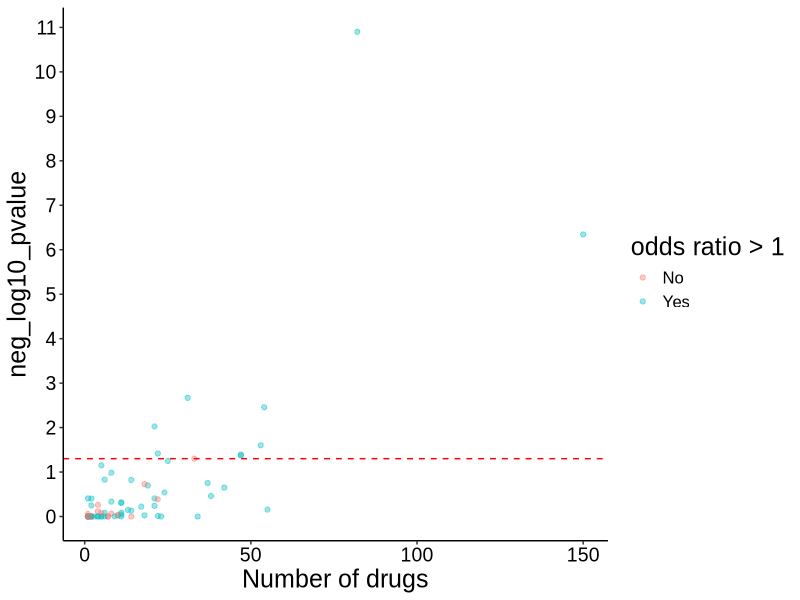
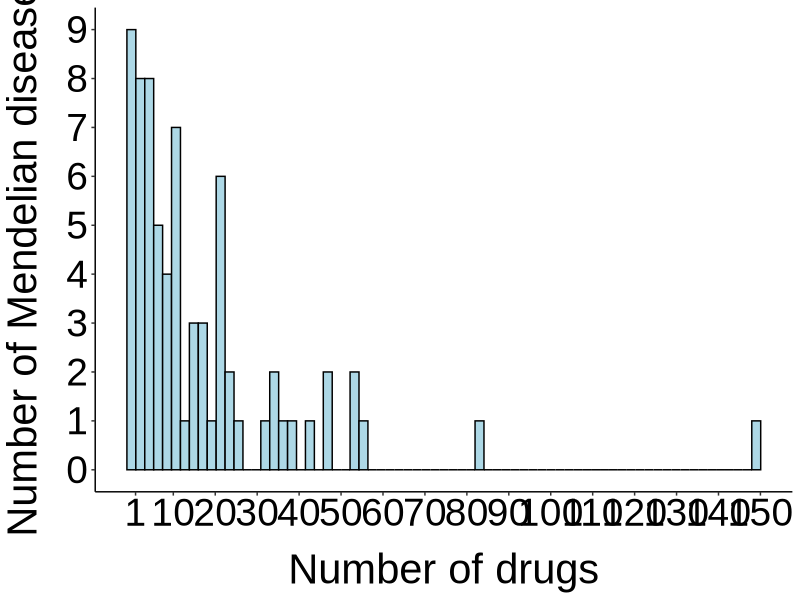
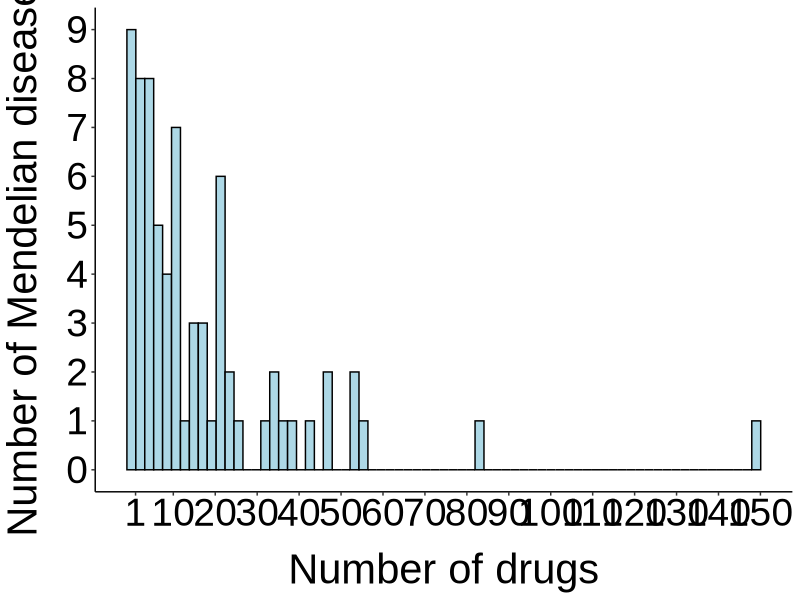
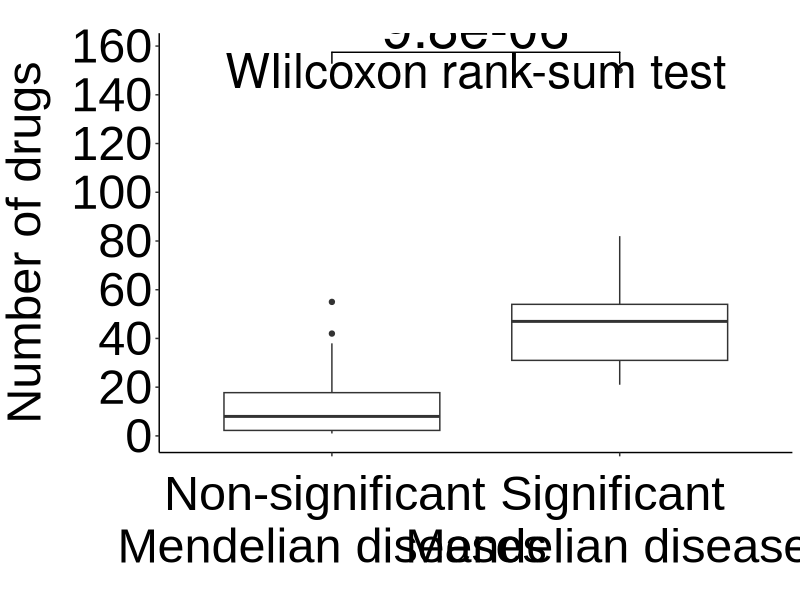
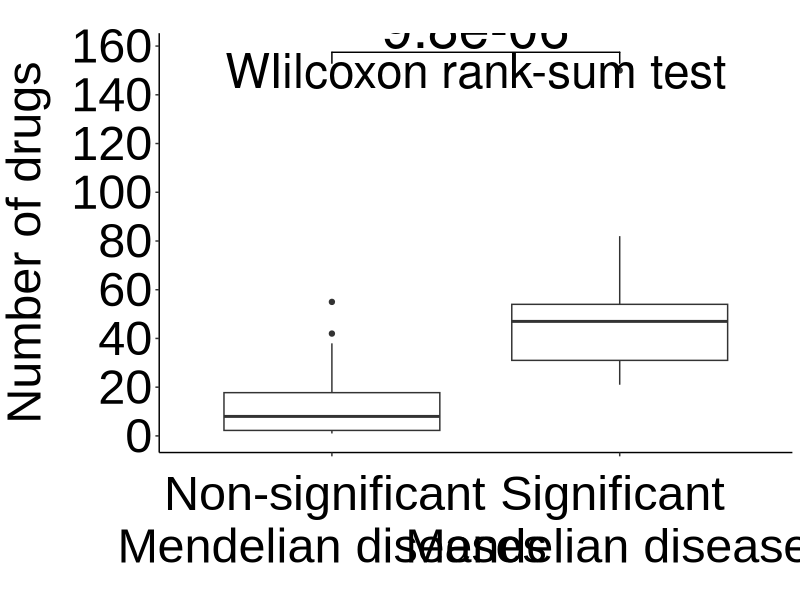

Write the R code that produced these figures, in order. (Note: a time limit stopped this script after it produced the figures.)
### This script implements the per Mendelian disease analysis ###

library(dplyr)
library(data.table)
library(ggplot2)
library(ggsignif)

## Set type for image compression based on operating system
## For macOS, X11 installation is required (link: https://www.xquartz.org/)
# if Windows OS
if (Sys.info()['sysname'] == "Windows") {
  type_compression = "windows"
} 
# if Linux
if (Sys.info()['sysname'] == "Linux") {
  type_compression = "windows"
}
# if macOS
if (Sys.info()['sysname'] == "Darwin") {
  type_compression = "cairo"
} 

## -- load data -- ##

# Mendelian - complex disease comorbidities
md_cd_comorbidities = fread("processed_data/md_cd_comorbidities.txt")
unique_cd = unique(md_cd_comorbidities$complex_disease)
unique_md = unique(md_cd_comorbidities$mendelian_disease)

# complex disease categories
complex_disease_categories = data.table::fread("raw_data/complex_disease_category.txt")
md_cd_comorbidities = left_join(md_cd_comorbidities, complex_disease_categories, by = "complex_disease")

# indicated/investigated drugs for the complex diseases
investigated_indicated_drugs = fread("processed_data/drugs_inv_ind_per_disease.txt")
investigated_indicated_drugs = reshape2::melt(investigated_indicated_drugs, "drugbank_id", colnames(investigated_indicated_drugs)[2:ncol(investigated_indicated_drugs)])
investigated_indicated_drugs = na.omit(investigated_indicated_drugs) ; rownames(investigated_indicated_drugs) = NULL
investigated_indicated_drugs = investigated_indicated_drugs %>%
  dplyr::select(drugbank_id, complex_disease = variable) %>%
  distinct()

# Mendelian disease causal genes
md_genes = data.table::fread("processed_data/md_genes.txt")

# drug - targets
db_drug_targets = fread("processed_data/drugbank_all_drugs_known_targets.txt") %>%
  dplyr::select(db_id, drug_target) %>% 
  distinct()

# number of gene-targets per drug
drugs_nr_targets = fread("processed_data/drugbank_all_drugs_known_targets.txt") %>%
  dplyr::select(db_id, drug_target) %>%
  distinct() %>%
  group_by(db_id) %>% 
  mutate(total_targets = length(drug_target)) %>%
  dplyr::select(db_id, total_targets) %>% 
  ungroup() %>%
  distinct()

## -- find drugs targeting each Mendelian disease genes -- ##

# empty list - each element is a mendelian disease
md_comorbidities = list()
for (md in unique_md) {
  md_comorbidities[[md]] = md_cd_comorbidities %>% filter(mendelian_disease == md) %>% dplyr::select(-comorbidity)
} ; rm(md)

# annotate with Mendelian disease genes
for (i in 1:length(md_comorbidities)) {
  
  # add Mendelian disease genes
  md_comorbidities[[i]] = left_join(md_comorbidities[[i]], md_genes, by = "mendelian_disease")
  md_comorbidities[[i]] = md_comorbidities[[i]] %>% 
    dplyr::select(complex_disease, disease_category, md_gene = causal_gene) %>%
    distinct()
  
  # add drugs targeting the Mendelian disease genes
  md_comorbidities[[i]] = left_join(md_comorbidities[[i]], db_drug_targets, by = c("md_gene" = "drug_target"))
  if (sum(is.na(md_comorbidities[[i]]$db_id)) != 0) {
    md_comorbidities[[i]] = md_comorbidities[[i]][-which(is.na(md_comorbidities[[i]]$db_id)), ] ; rownames(md_comorbidities[[i]]) = NULL
  }
  
  # keep needed columns
  md_comorbidities[[i]] = md_comorbidities[[i]] %>% 
    dplyr::select(complex_disease, disease_category, db_id) %>%
    distinct()
  
  cat(i, "\n")
} ; rm(i)

### NOTE: 19 Mendelian diseases are causally associated with genes NOT targeted by any existing drug with know drug targets
### Therefore, we remove them from the downstream analysis
md_comorbidities = md_comorbidities[lapply(md_comorbidities, nrow) > 0] # 71 Mendelian diseases remain

## -- logistic regression per Mendelian disease -- ##

# create list of logistic regression inputs for each Mendelian disease
log_reg_input = vector("list", length = length(md_comorbidities))
names(log_reg_input) = names(md_comorbidities)

for (i in 1:length(md_comorbidities)) {
  
  # if drugs are recommended for repurposing...
  if (nrow(md_comorbidities[[i]]) != 0) {
    
    ## candidate drugs
    candidate_drugs_temp = unique(md_comorbidities[[i]]$db_id)
    
    ## complex diseases that these drugs are recommended for repurposing
    complex_diseases_temp = unique(md_comorbidities[[i]]$complex_disease)
    
    ## complex diseases these drugs are indicated/investigated
    # not all drugs will be indicated/investigated for a disease --> keep this in mind when you build the logistic regression input data frame
    ind_inv_temp = investigated_indicated_drugs %>%
      filter(drugbank_id %in% candidate_drugs_temp) %>%
      mutate(indicated_investigated = 1)
    
    ## create logistic regression input
    
    # each row should be a drug-complex disease pair
    log_reg_input[[i]] = data.frame(drug = rep(candidate_drugs_temp, each = length(unique_cd)))
    
    # add complex diseases
    log_reg_input[[i]]$disease = unique_cd

    # add disease category
    log_reg_input[[i]] = left_join(log_reg_input[[i]], complex_disease_categories, by = c("disease" = "complex_disease"))
    
    # add number of targets
    log_reg_input[[i]] = left_join(log_reg_input[[i]], drugs_nr_targets, by = c("drug" = "db_id"))
    
    # add indicated/investigated drugs
    log_reg_input[[i]] = left_join(log_reg_input[[i]], ind_inv_temp, by = c("drug" = "drugbank_id", "disease" = "complex_disease"))
    log_reg_input[[i]]$indicated_investigated = ifelse(is.na(log_reg_input[[i]]$indicated_investigated), 0, 1)
    
    # add drug candidates information
    log_reg_input[[i]]$recommended = ifelse(log_reg_input[[i]]$disease %in% complex_diseases_temp, 1, 0)
  }
  
  ## track progress
  cat(i, "\n")
} ; rm(i, candidate_drugs_temp, complex_diseases_temp, ind_inv_temp)

## run logistic regression
log_reg_results = vector("list", length = length(log_reg_input))
names(log_reg_results) = names(log_reg_input)

for (i in 1:length(log_reg_input)) {
  
  # run logistic regression
  glm_fits_temp = glm(indicated_investigated ~  disease_category + total_targets + recommended, 
                      data = log_reg_input[[i]], 
                      family = binomial())
  log_summary_temp = summary(glm_fits_temp)$coefficients
  
  # populate list
  log_reg_results[[i]] = log_summary_temp
    
  ## track progress
  cat(i, "\n")
} ; rm(i, glm_fits_temp, log_summary_temp)

## create a data frame with the results of logistic regression for each Mendelian disease
log_reg_results_summary = data.frame(mendelian_disease = names(md_comorbidities), beta = NA, pvalue = NA)

for (i in 1:length(log_reg_results)){
  
  log_reg_results[[i]] = data.frame(log_reg_results[[i]])
  log_reg_results_summary[i, "beta"] = log_reg_results[[i]]["recommended", "Estimate"]
  log_reg_results_summary[i, "pvalue"] = log_reg_results[[i]]["recommended", "Pr...z.."]
  
} ; rm(i)

log_reg_results_summary = log_reg_results_summary %>% 
  arrange(pvalue)
log_reg_results_summary %>% filter(pvalue < 0.05) %>% nrow() # 9 significant Mendelian diseases at a nominal level (p<0.05)

## -- annotate each Mendelian disease with number of complex disease comorbidities and number of drugs targeting its associated genes -- ##

## number of comorbidities per Mendelian disease
md_nr_comorbidities = md_cd_comorbidities %>%
  dplyr::select(mendelian_disease, complex_disease) %>%
  group_by(mendelian_disease) %>%
  mutate(nr_comorbidities = length(complex_disease)) %>%
  ungroup() %>%
  dplyr::select(mendelian_disease, nr_comorbidities) %>%
  distinct()
log_reg_results_summary = left_join(log_reg_results_summary, md_nr_comorbidities, by = "mendelian_disease")

## number of drugs targeting the genes associated with each Mendelian disease
md_genes_drugs = left_join(md_genes, db_drug_targets, by = c("causal_gene" = "drug_target"))
md_genes_drugs = na.omit(md_genes_drugs) ; rownames(md_genes_drugs) = NULL
md_genes_drugs = md_genes_drugs %>%
  group_by(mendelian_disease) %>% 
  mutate(nr_drugs = length(db_id)) %>%
  ungroup() %>%
  dplyr::select(mendelian_disease, nr_drugs) %>% 
  distinct()
log_reg_results_summary = left_join(log_reg_results_summary, md_genes_drugs, by = "mendelian_disease")

## -- visualizations -- ##
log_reg_results_summary = log_reg_results_summary %>% arrange(nr_comorbidities)
log_reg_results_summary$nr_comorbidities = factor(log_reg_results_summary$nr_comorbidities, levels = log_reg_results_summary$nr_comorbidities, labels = log_reg_results_summary$nr_comorbidities)
log_reg_results_summary$beta = ifelse(exp(log_reg_results_summary$beta) > 1, 1, 0)
log_reg_results_summary$beta = factor(log_reg_results_summary$beta, levels = c(0, 1), labels = c("No", "Yes")) # Yes --> OR > 1 | No --> OR < 1

ggplot(log_reg_results_summary, aes(x = nr_drugs, y = -log10(pvalue))) +
  geom_point(alpha = 0.4, size = 1.5, aes(color = beta)) +
  # scale_x_discrete(breaks = seq(1, 61, 1)) +
  scale_y_continuous(breaks = seq(0, 11, 1)) +
  labs(color = "odds ratio > 1") +
  xlab("Number of drugs") +
  ylab("neg_log10_pvalue") +
  geom_hline(yintercept = -log10(0.05), linetype = "dashed", color = "red") +
  theme_classic() +
  theme(axis.text = element_text(size = 14, family = "Arial", color = "black"),
        axis.title = element_text(size = 18, family = "Arial", color = "black"),
        title = element_text(size = 18, family = "Arial", color = "black"),
        legend.text = element_text(size = 12, family = "Arial", color = "black"))

# histogram number of drugs per Mendelian disease
nr_genes_per_md = md_genes %>%
  group_by(mendelian_disease) %>%
  mutate(nr_genes = length(causal_gene)) %>%
  ungroup() %>%
  dplyr::select(mendelian_disease, nr_genes) %>%
  distinct()
log_reg_results_summary = left_join(log_reg_results_summary, nr_genes_per_md, by = "mendelian_disease")
log_reg_results_summary$drug_to_gene_ratio = log_reg_results_summary$nr_drugs / log_reg_results_summary$nr_genes

fig3a = ggplot(log_reg_results_summary, aes(x = nr_drugs)) +
  geom_histogram(color = "black", fill = "lightblue", bins = 71) +
  scale_x_continuous(breaks = c(1, 10, 20, 30, 40, 50, 60, 70, 80, 90, 100, 110, 120, 130, 140, 150)) +
  scale_y_continuous(breaks = seq(0, 9)) +
  xlab("Number of drugs") +
  ylab("Number of Mendelian diseases") +
  theme_classic() +
  theme(axis.text = element_text(size = 28, family = "Arial", color = "black"),
        axis.title = element_text(size = 30, family = "Arial", color = "black"),
        axis.title.x = element_text(margin = margin(t = 15)),
        axis.title.y = element_text(margin = margin(r = 15)))

fig3a
ggsave(filename = "Fig3A_drugs_per_MD.tiff", 
       path = "figures/",
       width = 14, height = 8, device = 'tiff',
       dpi = 700, compression = "lzw", type = type_compression)
dev.off()

# number of drugs - rank sum test
log_reg_results_summary$sig = ifelse(log_reg_results_summary$pvalue < 0.05, 1, 0)
log_reg_results_summary$sig = factor(log_reg_results_summary$sig, levels = c(0, 1), labels = c("Non-significant \nMendelian diseases", "Significant \nMendelian diseases"))
fig_3b = ggplot(log_reg_results_summary, aes(y = nr_drugs, x = sig)) +
  geom_boxplot() +
  # geom_jitter(width = 0.1, alpha = 0.5, size = 4) +
  xlab("") +
  ylab("Number of drugs") +
  labs(title = "") +
  scale_y_continuous(breaks = seq(0, 170, 20)) +
  theme_classic() +
  geom_signif(comparisons = list(c("Significant \nMendelian diseases", "Non-significant \nMendelian diseases")), test = "wilcox.test", test.args = list(alternative = "greater"),   
              map_signif_level = FALSE, textsize = 14) +
  annotate(geom = "text", x = 1.5, y = 150, label = "WIilcoxon rank-sum test", size = 12) +
  theme(axis.text.x = element_text(size = 35, family = "Arial", color = "black", margin = margin(t = 15)),
        axis.text.y = element_text(size = 35, family = "Arial", color = "black"),
        axis.title.y = element_text(size = 35, family = "Arial", color = "black", margin = margin(r = 15)),
        legend.position = "none")

fig_3b
ggsave(filename = "Fig3B_per_MD_drugs.tiff", 
       path = "figures/",
       width = 14, height = 13, device = 'tiff',
       dpi = 700, compression = "lzw", type = type_compression)
dev.off()

## -- observed vs permutations -- ##

## Excluding the possibility that our results are due to the high number of drugs rather than the information about comorbiditiy

# Mendelian - complex disease comorbidities
md_cd_comorbidities = md_cd_comorbidities %>% 
  dplyr::select(mendelian_disease, complex_disease) %>%
  arrange(mendelian_disease)

# drugs targeting md_genes
drugs_targeting_md_genes = left_join(md_genes, db_drug_targets, by = c("causal_gene" = "drug_target")) %>%
  na.omit() %>%
  dplyr::select(db_id) %>%
  distinct()

### -- observed -- ###

## create logistic regression input
# each row is a drug-complex disease pair
log_input_obs = data.frame(db_id = rep(drugs_targeting_md_genes$db_id, each = length(unique_cd)))

# add complex diseases
log_input_obs$complex_disease = unique_cd

# add disease category
log_input_obs = left_join(log_input_obs, complex_disease_categories, by = "complex_disease")

# add candidate drugs information
x = left_join(md_cd_comorbidities, md_genes, by = "mendelian_disease")
x = na.omit(x) ; rownames(x) = NULL
x = x %>% dplyr::select(complex_disease, causal_gene) %>% distinct
x = left_join(x, db_drug_targets, by = c("causal_gene" = "drug_target"))
x = na.omit(x) ; rownames(x) = NULL
x = x %>% dplyr::select(-causal_gene) %>% distinct()
x$recommended = 1
log_input_obs = left_join(log_input_obs, x, by = c("complex_disease", "db_id"))
log_input_obs$recommended = ifelse(is.na(log_input_obs$recommended), 0, 1)

# number of drug targets
log_input_obs = left_join(log_input_obs, drugs_nr_targets, by = c("db_id" = "db_id"))

# add investigated/indicated drugs
investigated_indicated_drugs$indicated_investigated = 1
log_input_obs = left_join(log_input_obs, investigated_indicated_drugs, by = c("db_id" = "drugbank_id", "complex_disease" = "complex_disease"))
log_input_obs$indicated_investigated = ifelse(is.na(log_input_obs$indicated_investigated), 0, 1)

# logistic regression
glm_fit_obs = glm(indicated_investigated ~ total_targets + disease_category + recommended,
                  data = log_input_obs, 
                  family = binomial())
log_reg_summary_obs = summary(glm_fit_obs)$coefficients
or_obs = exp(log_reg_summary_obs[8, 1])
pvalue_obs = log_reg_summary_obs[8, 4]

## -- permutations -- ##

## NOTE: in this permutation analysis, we shuffle the drugs targeting each Mendelian disease.
## This is equivalent to shuffling the rows of drugs in our logistic regression input

## create logistic regression input
# each row is a drug-complex disease pair
log_input_perm = data.frame(db_id = rep(drugs_targeting_md_genes$db_id, each = length(unique_cd)))

# add complex diseases
log_input_perm$complex_disease = unique_cd

# add disease category
log_input_perm = left_join(log_input_perm, complex_disease_categories, by = "complex_disease")

# add candidate drugs information
x = left_join(md_cd_comorbidities, md_genes, by = "mendelian_disease")
x = na.omit(x) ; rownames(x) = NULL
x = x %>% dplyr::select(complex_disease, causal_gene) %>% distinct
x = left_join(x, db_drug_targets, by = c("causal_gene" = "drug_target"))
x = na.omit(x) ; rownames(x) = NULL
x = x %>% dplyr::select(-causal_gene) %>% distinct()
x$recommended = 1
log_input_perm = left_join(log_input_perm, x, by = c("complex_disease", "db_id"))
log_input_perm$recommended = ifelse(is.na(log_input_perm$recommended), 0, 1)

## perform permutation analysis 
# empty data frame to populate with permutation results
log_reg_results_permutation = data.frame(permutation = NA,
                                         odds_ratio = NA,
                                         pvalue = NA)

for (permutation in 1:1000) {
  
  # shuffle the drugs
  drugs_original = unique(log_input_perm$db_id)
  drugs_shuffled = sample(drugs_original, replace = FALSE)
  log_input_perm_temp = log_input_perm
  log_input_perm_temp$db_id = rep(drugs_shuffled, each = 65)
  
  # add number of drug targets
  log_input_perm_temp = left_join(log_input_perm_temp, drugs_nr_targets, by = c("db_id" = "db_id"))
  
  # add investigated/indicated drugs
  log_input_perm_temp = left_join(log_input_perm_temp, investigated_indicated_drugs, by = c("db_id" = "drugbank_id", "complex_disease" = "complex_disease"))
  log_input_perm_temp$indicated_investigated = ifelse(is.na(log_input_perm_temp$indicated_investigated), 0, 1)
  
  # run logistic regression
  glm_fit_perm_temp = glm(indicated_investigated ~ total_targets + disease_category + recommended,
                          data = log_input_perm_temp, 
                          family = binomial())
  log_reg_summary_temp = summary(glm_fit_perm_temp)$coefficients
  
  # populate the results data frame
  log_reg_results_permutation[permutation, "permutation"] = permutation
  log_reg_results_permutation[permutation, "odds_ratio"] = exp(log_reg_summary_temp[8, 1])
  log_reg_results_permutation[permutation, "pvalue"] = log_reg_summary_temp[8, 4]

  ## track progress
  cat(permutation, "\n")
}

## calculate p-value after permutations
perm_pvalue = sum(pvalue_obs >= log_reg_results_permutation$pvalue) / 1000 # 0.018 = 1.8%
sum(or_obs <= log_reg_results_permutation$odds_ratio) / 1000 # 0.014 = 1.4%

# ## visualizations of results
# ggplot(log_reg_results_permutation, aes(x = odds_ratio)) +
#   geom_histogram(color = "black", fill = "lightblue") +
#   geom_vline(xintercept = or_obs, color = "red", linewidth = 0.8) +
#   xlab("Odds ratio") +
#   ylab("count") +
#   scale_x_continuous(breaks = seq(0, 2.25, 0.25), limits = c(0.75, 2.25)) +
#   annotate(geom = "text", x = 1.95, y = 145, label = paste0(sum(or_obs <= log_reg_results_permutation$odds_ratio) / 1000*100, "%"), size = 7, family = "Arial", color = "red", fontface = "bold") +
#   theme_classic() +
#   theme(axis.text = element_text(size = 20, family = "Arial", colour = "black"),
#         axis.title = element_text(size = 22, family = "Arial", colour = "black"))

## -- gene level analysis -- ##

# histogram of number of drugs per Mendelian gene
md_genes_drugs = left_join(md_genes, db_drug_targets, by = c("causal_gene" = "drug_target"))
md_genes_drugs = md_genes_drugs %>%
  dplyr::select(causal_gene, db_id) %>%
  distinct() %>%
  group_by(causal_gene) %>% 
  mutate(nr_drugs = if_else(sum(is.na(unique(db_id))) == 1, "0", "over_0")) %>%
  mutate(nr_drugs = if_else(nr_drugs != "0", length(unique(db_id)), 0)) %>%
  ungroup() %>%
  dplyr::select(causal_gene, nr_drugs) %>% 
  distinct() %>%
  filter(nr_drugs > 0)

fi3c = ggplot(md_genes_drugs, aes(x = nr_drugs)) +
  geom_histogram(color = "black", fill = "lightblue", bins = 75) +
  scale_x_continuous(breaks = c(1, 5, 10, 15, 20, 25, 30, 35, 40, 45, 50, 55, 60, 65, 70, 75, 80, 85)) +
  scale_y_continuous(breaks = seq(0, 75, 10)) +
  xlab("Number of drugs") +
  ylab("Number of genes") +
  theme_classic() +
  theme(axis.text = element_text(size = 28, family = "Arial", color = "black"),
        axis.title = element_text(size = 30, family = "Arial", color = "black"),
        axis.title.x = element_text(margin = margin(t = 15)),
        axis.title.y = element_text(margin = margin(r = 15)))

fi3c
ggsave(filename = "Fig3C_drugs_per_MD_gene.tiff", 
       path = "figures/",
       width = 14, height = 8, device = 'tiff',
       dpi = 700, compression = "lzw", type = type_compression)
dev.off()

## analysis per Mendelian disease gene
# keep druggable md genes
md_genes_druggable = md_genes %>% filter(causal_gene %in% db_drug_targets$drug_target)
unique_md_genes = unique(md_genes_druggable$causal_gene)
lr_inputs = vector("list", length(unique(unique_md_genes)))
names(lr_inputs) = unique_md_genes

for (i in 1:length(unique_md_genes)) {
  
  # gene
  md_gene_temp = unique_md_genes[[i]]
  
  # drugs targeting that gene
  drugs_targeting_md_gene_temp = db_drug_targets %>% filter(drug_target == md_gene_temp)
  drugs_targeting_md_gene_temp = unique(drugs_targeting_md_gene_temp$db_id)
  
  # Mendelian diseases linked to that gene
  md_disease_temp = md_genes %>% filter(causal_gene == md_gene_temp)
  md_disease_temp = unique(md_disease_temp$mendelian_disease)
  
  # comorbidities of these Mendelian diseases
  md_comorbidities_temp = md_cd_comorbidities %>% filter(mendelian_disease %in% md_disease_temp)
  md_comorbidities_temp = unique(md_comorbidities_temp$complex_disease)
  
  # each row should be a drug-complex disease pair
  log_input = data.frame(drug = rep(drugs_targeting_md_gene_temp, each = length(unique_cd)))
  
  # add complex diseases
  log_input$disease = unique_cd
  
  # add disease category
  log_input = left_join(log_input, complex_disease_categories, by = c("disease" = "complex_disease"))
  
  # add number of targets
  log_input = left_join(log_input, drugs_nr_targets, by = c("drug" = "db_id"))
  
  # add indicated/investigated drugs
  log_input = left_join(log_input, investigated_indicated_drugs, by = c("drug" = "drugbank_id", "disease" = "complex_disease"))
  log_input$indicated_investigated = ifelse(is.na(log_input$indicated_investigated), 0, 1)
  
  # add recommended candidate drugs
  log_input$recommended = ifelse(log_input$disease %in% md_comorbidities_temp, 1, 0)
  
  lr_inputs[[i]] = log_input
  
  cat(i, "-", length(unique_md_genes), "\n")
}

## run logistic regression
log_reg_results = data.frame(md_genes = unique_md_genes, comorbidity_OR = NA, comorbidity_P = NA)

for (i in 1:nrow(log_reg_results)) {
  
  # run logistic regression
  if (length(unique(lr_inputs[[i]]$total_targets)) == 1) {
    glm_fits_temp = glm(indicated_investigated ~  disease_category + recommended, 
                        data = lr_inputs[[i]], 
                        family = binomial())
    log_summary_temp = as.data.frame(summary(glm_fits_temp)$coefficients)
    log_reg_results[i, "comorbidity_OR"] = exp(log_summary_temp[7, 1])
    log_reg_results[i, "comorbidity_P"] = log_summary_temp[7, 4]
    
  }
  
  if (length(unique(lr_inputs[[i]]$total_targets)) > 1) {
    glm_fits_temp = glm(indicated_investigated ~  disease_category + total_targets + recommended, 
                        data = lr_inputs[[i]], 
                        family = binomial())
    log_summary_temp = as.data.frame(summary(glm_fits_temp)$coefficients)
    log_reg_results[i, "comorbidity_OR"] = exp(log_summary_temp[8, 1])
    log_reg_results[i, "comorbidity_P"] = log_summary_temp[8, 4]
  }
  
  cat(i, "-", nrow(log_reg_results), "\n")
}

log_reg_results$sig = ifelse(log_reg_results$comorbidity_P < 0.05, 1, 0)

## add nr of targets for each MD gene
md_genes_druggable = left_join(md_genes_druggable, db_drug_targets, by = c("causal_gene" = "drug_target"))
md_genes_druggable = md_genes_druggable %>% 
  group_by(causal_gene) %>%
  mutate(nr_drugs = length(unique(db_id))) %>%
  ungroup() %>%
  distinct()
md_genes_nr_drugs = md_genes_druggable %>%
  dplyr::select(causal_gene, nr_drugs) %>% 
  distinct()

log_reg_results = left_join(log_reg_results, md_genes_nr_drugs, by = c("md_genes" = "causal_gene"))
log_reg_results$sig = factor(log_reg_results$sig, levels = c("0", "1"), labels = c("Non-significant \ngenes", "Significant \ngenes"))

# ggplot(log_reg_results, aes(x = sig, y = nr_drugs)) +
#   geom_boxplot() +
#   # geom_point(alpha = 0.5, position = "jitter") +
#   xlab("") +
#   ylab("Number of drugs") +
#   geom_signif(comparisons = list(c("Significant \ngenes", "Non-significant \ngenes")), test.args = list(alternative = "greater"), 
#               map_signif_level = FALSE, textsize = 10) +
#   annotate(geom = "text", x = 1.5, y = 85, label = "WIilcoxon rank-sum test", size = 9) +
#   scale_y_continuous(breaks = seq(0, 85, 10)) +
#   theme_classic() +
#   theme(axis.text = element_text(size = 30, family = "Arial", color = "black"),
#         axis.title = element_text(size = 30),
#         legend.position = "none")

## permutations analysis to exclude the possibility that the results are due to the high number of drugs targeting some of the genes
## each time, shuffle the predictor vector of "recommended" drugs based on comorbidity --> it is the same as shuffling the comorbidities of the Mendelian diseases
## linked to a gene
per_md_gene_permutation_results = vector("list", 1000)
names(per_md_gene_permutation_results) = paste0("permutation_", 1:1000)

for (permutation in 1:1000) {
  
  ## shuffle the predictor vector of "recommended"
  lr_inputs_permuted = lr_inputs
  lr_inputs_permuted = lapply(lr_inputs_permuted, function(x) {
    x$recommended = sample(x$recommended, size = nrow(x), replace = FALSE)
    return(x)
  })
  
  ## logistic regression
  log_reg_results_perm = data.table(md_gene = names(lr_inputs_permuted), 
                                    perm_OR = 0,
                                    perm_pvalue = 0)
  
  for (i in 1:nrow(log_reg_results_perm)) {
    
    # run logistic regression
    glm_fits_temp = glm(indicated_investigated ~ disease_category + total_targets + recommended, 
                        data = lr_inputs_permuted[[log_reg_results_perm[i, md_gene]]], 
                        family = binomial())
    log_summary_temp = summary(glm_fits_temp)$coefficients
    log_reg_results_perm[i, "perm_OR"] = exp(log_summary_temp["recommended", "Estimate"])
    log_reg_results_perm[i, "perm_pvalue"] = log_summary_temp["recommended", "Pr(>|z|)"]
  }
  
  # populate list
  per_md_gene_permutation_results[[paste0("permutation_", permutation)]] = log_reg_results_perm
  
  cat(permutation, "\n")
}

# calculate permuted p-values for each gene
per_md_gene_permuted_pvalues = data.table(md_gene = log_reg_results$md_genes, 
                                          perm_pvalue_OR_based = 0,
                                          perm_pvalue_pvalue_based = 0)
for (i in 1:nrow(per_md_gene_permuted_pvalues)) {
  gene_temp = per_md_gene_permuted_pvalues[i, md_gene]
  
  obs_or = log_reg_results[i, "comorbidity_OR"]
  obs_pvalue = log_reg_results[i, "comorbidity_P"]
  
  perm_or = c()
  perm_pvalue = c()
  for (z in 1:length(per_md_gene_permutation_results)) {
    perm_or = c(perm_or, per_md_gene_permutation_results[[z]][i, perm_OR])
    perm_pvalue = c(perm_pvalue, per_md_gene_permutation_results[[z]][i, perm_pvalue])
  }
  
  per_md_gene_permuted_pvalues[i, "perm_pvalue_OR_based"] = sum(obs_or <= perm_or) / 1000
  per_md_gene_permuted_pvalues[i, "perm_pvalue_pvalue_based"] = sum(obs_pvalue >= perm_pvalue) / 1000
  
  cat(i, "\n")
}

per_md_gene_permuted_pvalues$perm_sig = ifelse(per_md_gene_permuted_pvalues$perm_pvalue_OR_based < 0.05, 1, 0)

log_reg_results = left_join(log_reg_results, per_md_gene_permuted_pvalues[, c(1,4)], by = c("md_genes" = "md_gene"))
log_reg_results$perm_sig = ifelse(log_reg_results$sig == "Non-significant \ngenes", 0, log_reg_results$perm_sig) # 13 / 13 MD genes are signficant after permutations (comparing ORs of nominally significant genes)

log_reg_results$perm_sig = factor(log_reg_results$perm_sig, levels = c("0", "1"), labels = c("Non-significant \ngenes", "Significant \ngenes"))

fig_3d = ggplot(log_reg_results, aes(x = sig, y = nr_drugs)) +
  geom_boxplot() +
  xlab("") +
  ylab("Number of drugs") +
  geom_signif(comparisons = list(c("Significant \ngenes", "Non-significant \ngenes")), test.args = list(alternative = "greater"), 
              map_signif_level = FALSE, textsize = 14) +
  annotate(geom = "text", x = 1.5, y = 85, label = "WIilcoxon rank-sum test", size = 12) +
  scale_y_continuous(breaks = seq(0, 85, 10)) +
  theme_classic() +
  theme(axis.text.x = element_text(size = 35, family = "Arial", color = "black", margin = margin(t = 15)),
        axis.text.y = element_text(size = 35, family = "Arial", color = "black"),
        axis.title.y = element_text(size = 35, family = "Arial", color = "black", margin = margin(r = 15)),
        legend.position = "none")

fig_3d
ggsave(filename = "Fig3D_per_gene_drugs.tiff", 
       path = "figures/",
       width = 14, height = 13, device = 'tiff',
       dpi = 700, compression = "lzw", type = type_compression)
dev.off()
